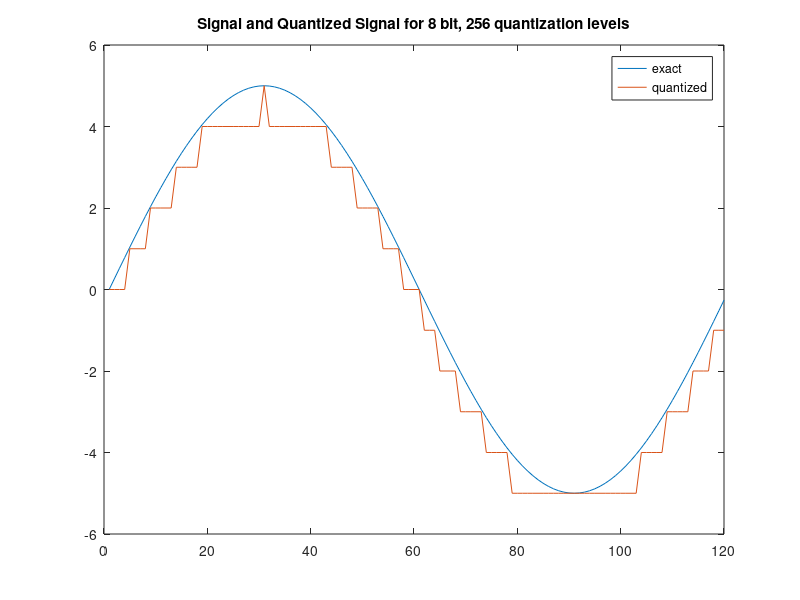

Here is the MATLAB script that generated this plot:
% Signals and systems | Quantize a a signal into 8 bits
clear all;
close all;
clc;

f = 120;
x1 = 5*sin(2*pi*(0:(f-1))/f);  % -5 5 periodic signal
xQ = floor(x1);

plot(x1);
hold on;
plot(xQ);
hold on
legend ('exact', 'quantized')
title('Signal and Quantized Signal for 8 bit, 256 quantization levels')
